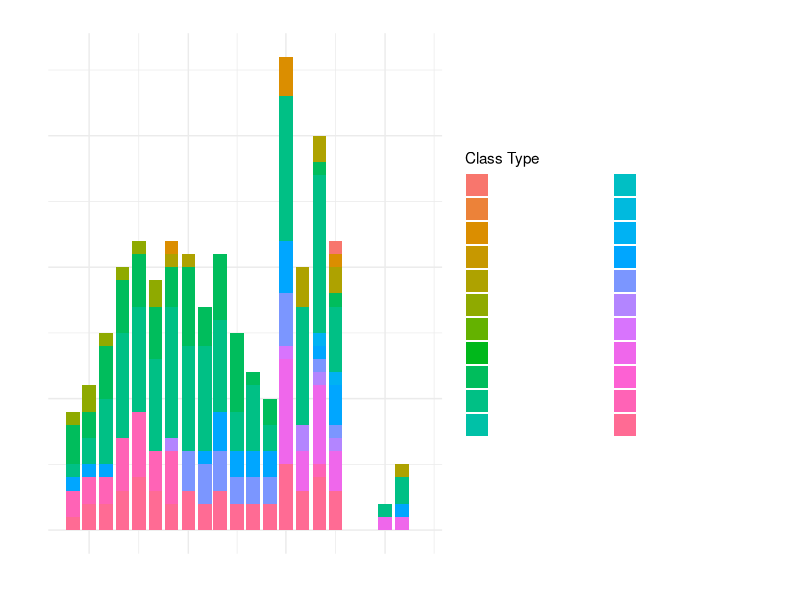
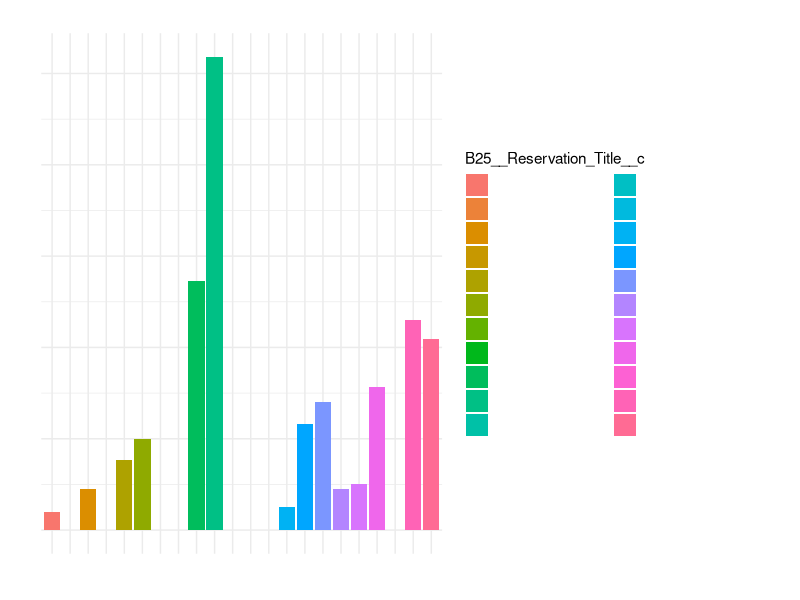
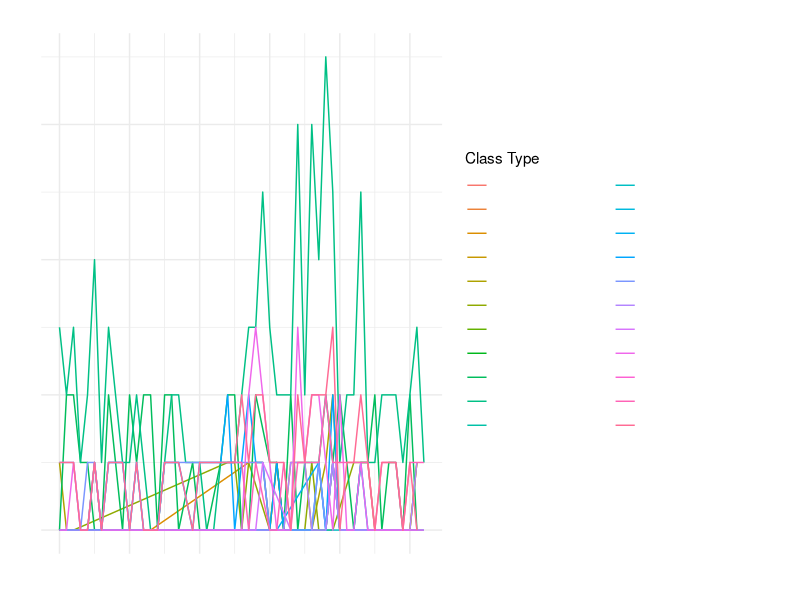
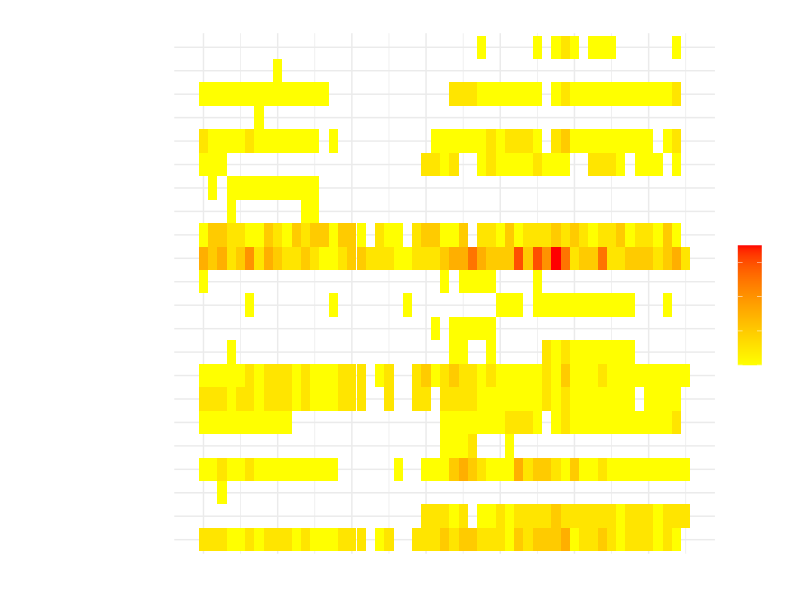

Recreate these plots in R, in order.
# Load required libraries
library(tidyverse)
library(lubridate)

# Load the CSV file
data <- read.csv("records.csv")

# Convert date and time columns to appropriate data types
data$B25__Reservation_Start_Date__c <- as.Date(data$B25__Reservation_Start_Date__c, format = "%d/%m/%Y")
data$B25__Reservation_Start_Time__c <- as.POSIXct(data$B25__Reservation_Start_Time__c, format = "%H:%M")
data$Swipe_Status__c <- as.factor(data$Swipe_Status__c)

# Extract year and month from the start date
data$year_month <- floor_date(data$B25__Reservation_Start_Date__c, unit = "month")

# Get the first and last date from the data
start_date <- min(data$B25__Reservation_Start_Date__c)
end_date <- max(data$B25__Reservation_Start_Date__c)

# Format the dates
date_range <- paste(format(start_date, "%d/%m/%Y"), format(end_date, "%d/%m/%Y"), sep = " to ")

# Aggregate attendance data by month and class type
attendance_summary <- data %>%
  group_by(year_month, B25__Reservation_Title__c) %>%
  summarise(attendance_count = sum(Swipe_Status__c == "Attended"))

# Plot attendance trends over time
plot1 <- ggplot(attendance_summary, aes(x = year_month, y = attendance_count, fill = B25__Reservation_Title__c)) +
  geom_bar(stat = "identity", position = "stack") +
  labs(x = "Year-Month", y = "Attendance Count", title = paste("Class Attendance Over Time (", date_range, ")"),
       fill = "Class Type") +  # Set font color to white
  theme_minimal() +
  theme(axis.text.x = element_text(color = "white"),
        axis.text.y = element_text(color = "white"),
        legend.text = element_text(color = "white"),
        plot.title = element_text(color = "white"),
        axis.title.x = element_text(color = "white"),
        axis.title.y = element_text(color = "white"))


# Save plot1 as an image file
ggsave("attendance_over_time.png", plot1, width = 10, height = 6, units = "in")

# Plot attendance percentage by class type
attendance_percentage <- attendance_summary %>%
  group_by(B25__Reservation_Title__c) %>%
  summarise(attendance_percentage = mean(attendance_count))

plot2 <- ggplot(attendance_percentage, aes(x = B25__Reservation_Title__c, y = attendance_percentage, fill = B25__Reservation_Title__c)) +
  geom_bar(stat = "identity") +
  labs(x = "Class Type", y = "Attendance Percentage", title = paste("Attendance Percentage by Class Type (", date_range, ")")) +
  theme_minimal() +
  theme(axis.text.x = element_text(color = "white"),
        axis.text.y = element_text(color = "white"),
        legend.text = element_text(color = "white"),
        plot.title = element_text(color = "white"),
        axis.title.x = element_text(color = "white"),
        axis.title.y = element_text(color = "white"))


# Save plot2 as an image file
ggsave("attendance_percentage.png", plot2, width = 8, height = 6, units = "in")

# Group data by class type and week number, calculate the attendance count
class_attendance <- data %>%
  mutate(week_number = week(B25__Reservation_Start_Date__c) - min(week(B25__Reservation_Start_Date__c))) %>%
  group_by(B25__Reservation_Title__c, week_number) %>%
  summarise(attendance_count = sum(Swipe_Status__c == "Attended"))

# Plot line chart for each class type
plot3 <- ggplot(class_attendance, aes(x = week_number, y = attendance_count, color = B25__Reservation_Title__c)) +
  geom_line() +
  labs(x = "Week Number", y = "Attendance Count", title = paste("Attendance Trend for Each Class Type (", date_range, ")"),
       color = "Class Type") +
  theme_minimal() +
  theme(axis.text.x = element_text(color = "white"),
        axis.text.y = element_text(color = "white"),
        legend.text = element_text(color = "white"),
        plot.title = element_text(color = "white"),
        axis.title.x = element_text(color = "white"),
        axis.title.y = element_text(color = "white"))

# Save the plot as an image file
ggsave("attendance_trend_by_class_type.png", plot3, width = 10, height = 6, units = "in")


# Determine the date range of the analysis
analysis_start_date <- min(data$B25__Reservation_Start_Date__c)
analysis_end_date <- max(data$B25__Reservation_Start_Date__c)
date_range <- paste(format(analysis_start_date, "%Y-%m-%d"), "to", format(analysis_end_date, "%Y-%m-%d"))

# Group data by class type and week number, calculate the attendance count
class_attendance <- data %>%
  mutate(week_number = week(B25__Reservation_Start_Date__c) - min(week(B25__Reservation_Start_Date__c))) %>%
  group_by(B25__Reservation_Title__c, week_number) %>%
  summarise(attendance_count = sum(Swipe_Status__c == "Attended"))

# Sort class types in descending order
class_attendance <- class_attendance %>%
  arrange(desc(B25__Reservation_Title__c))

# Plot heatmap for class attendance with yellow to red color range
plot4 <- ggplot(class_attendance, aes(x = week_number, y = reorder(B25__Reservation_Title__c, desc(B25__Reservation_Title__c)), fill = attendance_count)) +
  geom_tile() +
  labs(x = "Week Number", y = "Class Type", title = paste("Class Attendance Over Time (", date_range, ")")) +
  scale_fill_gradient(low = "yellow", high = "red", name = "Counts") +  # Set color gradient and legend title
  theme_minimal() +
  theme(axis.text.x = element_text(color = "white"),
        axis.text.y = element_text(color = "white"),
        legend.text = element_text(color = "white"),
        plot.title = element_text(color = "white"),
        axis.title.x = element_text(color = "white"),
        axis.title.y = element_text(color = "white")) +
  scale_x_continuous(breaks = seq(0, max(class_attendance$week_number), by = 8), labels = seq(0, max(class_attendance$week_number), by = 8)) +
  geom_text(x = max(class_attendance$week_number) + 1, y = 0, label = date_range, color = "white", hjust = 0) +
  theme(legend.title = element_text(color = "white"),
        legend.text.align = 0)

ggsave("class_attendance_heatmap.png", plot4, width = 10, height = 6, units = "in")
